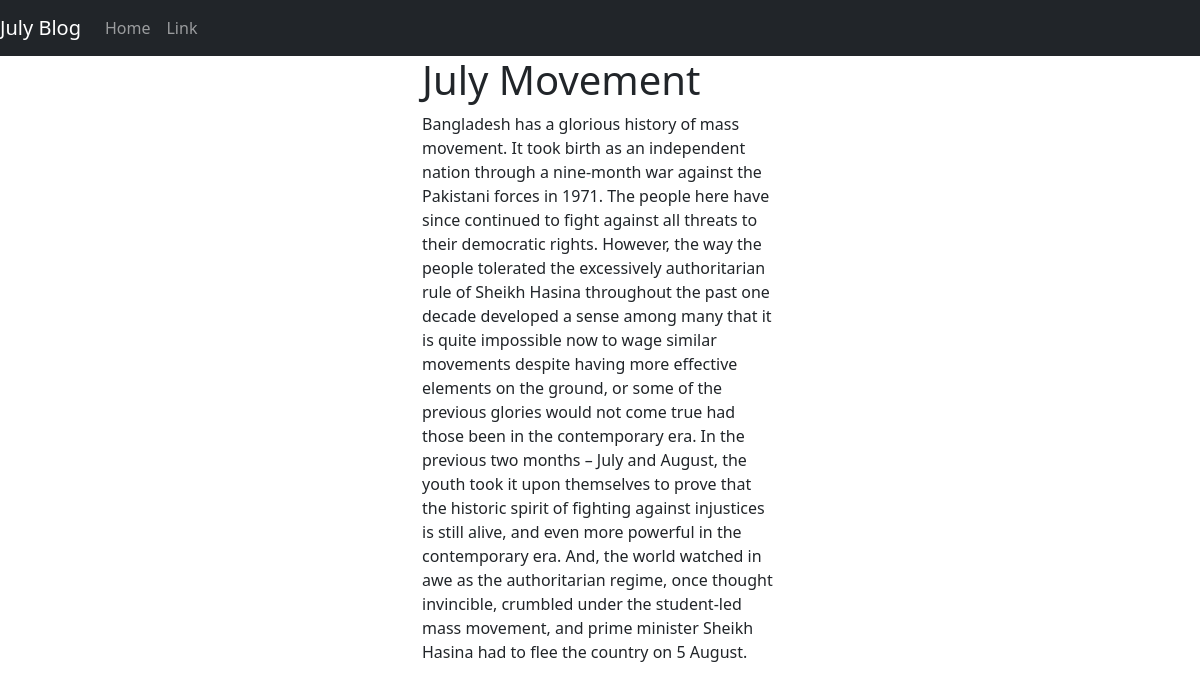
/blogb/Freedom/, run on the app's committed database.
### blogb/models.py (models this page shows, shortened)
class Post(models.Model):
    class NewManager(models.Manager):
        def get_queryset(self):
            return super().get_queryset(). filter(status='published')
    options ={
        ('draft', 'Draft',),
        ('published', 'Published',),
    }
    title = models.CharField(max_length=200)
    slug = models.SlugField(max_length=250, unique_for_date='publish')
    excerpt = models.TextField(null=True)
    publish = models.DateTimeField(default=timezone.now)
    author = models.ForeignKey(User, on_delete=models.CASCADE, related_name='blog_posts')
    content = models.TextField()
    status = models.CharField(max_length=10, choices= options, default= 'draft')
    objects = models.Manager()
    newmanager = NewManager()
    class Meta:
        ordering = ('publish',)

### blogb/views.py (the view)
# urls.py: path('<slug:post>/', views.single_post, name='single_post'),
def single_post(request, post):
    post = get_object_or_404(Post, slug=post, status= 'published')
    return render(request, 'single.html', {
        'post': post
    })

### blogb/templates/single.html (shortened to what this page needs)
<!DOCTYPE html>
<html lang="en">
<head>
    <link href="https://cdn.jsdelivr.net/npm/bootstrap@5.3.0/dist/css/bootstrap.min.css" rel="stylesheet">
</head>
<body>
    <nav class="navbar navbar-expand-lg navbar-dark bg-dark">
        <a class="navbar-brand" href="#">July Blog</a>
        <div class="collapse navbar-collapse" id="navbarNav">
            <ul class="navbar-nav">
                <li class="nav-item">
                    <a class="nav-link" href="http://127.0.0.1:8000/blogb">Home</a>
                </li>
                <li class="nav-item">
                    <a class="nav-link" href="#">Link</a>
                </li>
            </ul>
        </div>
    </nav>
    <div class="container">
        <div class="row justify-content-md-center">
            <div class="col-md-4">
            <div class="col-12"><h1>{{post.title }}</h1></div>
            <div class="col-12"><p>{{post.content }}</p></div>
            </div>
        </div>
    </div>
</body>
</html>

### data on the page
Post: title "July Movement", content "Bangladesh has a glorious history of mass movement. It took birth as an independent nation through a nine-month war against the Pakistani forces in 1971. The people here have since continued to fight against all threats to their democratic rights. However, the way the people tolerated the excessively authoritarian rule of Sheikh Hasina throughout the past one decade developed a sense among many that it is quite impossible now to wage similar movements despite having more effective elements on the ground, or some of the previous glories would not come true had those been in the contemporary era. In the previous two months – July and August, the youth took it upon themselves to prove that the…"
